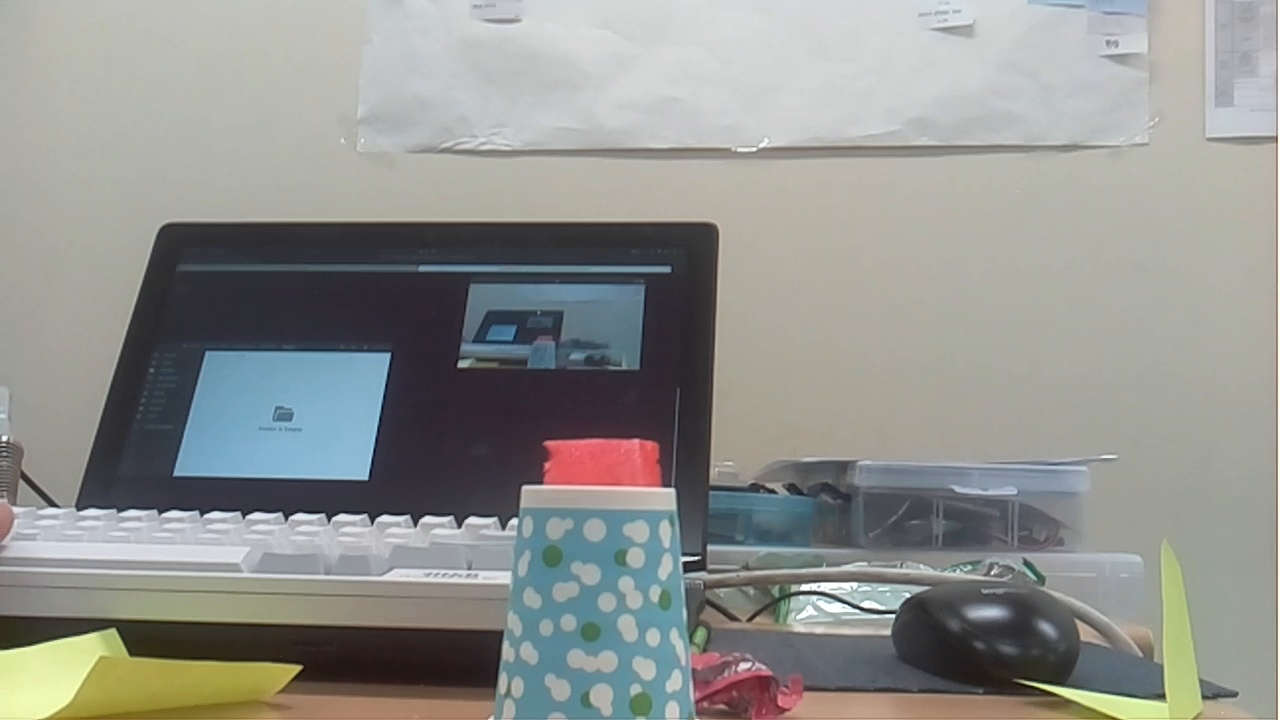
//> input picture opencv_proj/practice/images/219.jpg, 1280 x 720 px, given in place of the camera
$ ./18_tracking_backup   (built with g++ and OpenCV 4)
//> lines starting //> are read from the running program, lines starting //| are printed output that depends on the picture; after the words box and inside, x2 and y2 are one past the last pixel; in counts of white or black regions, pixels touching at a corner belong together
#include <opencv2/opencv.hpp>
#include <iostream>
#include <string>


using namespace cv;
using namespace std;

void setLabel(Mat& image, string str, vector<Point> contour)
{
	int fontface = FONT_HERSHEY_SIMPLEX;
	double scale = 0.5;
	int thickness = 1;
	int baseline = 0;

	Size text = getTextSize(str, fontface, scale, thickness, &baseline);
	Rect r = boundingRect(contour);

	Point pt(r.x + ((r.width - text.width) / 2), r.y + ((r.height + text.height) / 2));
	rectangle(image, pt + Point(0, baseline), pt + Point(text.width, -text.height), CV_RGB(200, 200, 200), CV_FILLED);
	putText(image, str, pt, fontface, scale, CV_RGB(0, 0, 0), thickness, 8);
}
int main(int argc , char** argv)
{
	int range_count = 0;
	// [5 lines of commented-out code are left out]

	cout << "argc : " << argc << endl;
	// cout << "numOfAngles : " << numOfAngles << endl;
	Scalar red(0, 0, 255);
	Scalar blue(255, 0, 0);
	Scalar yellow(0, 255, 255);

	Scalar testColor(0, 0, 255);

	// Scalar myColor(b,g,r);


	// Mat rgb_color = Mat(1, 1, CV_8UC3, red);
	Mat rgb_color = Mat(1, 1, CV_8UC3, testColor);
	Mat hsv_color;

	cvtColor(rgb_color, hsv_color, COLOR_BGR2HSV);


	int hue = (int)hsv_color.at<Vec3b>(0, 0)[0];
	int saturation = (int)hsv_color.at<Vec3b>(0, 0)[1];
	int value = (int)hsv_color.at<Vec3b>(0, 0)[2];


	cout << "hue = " << hue << endl;
	cout << "saturation = " << saturation << endl;
	cout << "value = " << value << endl;


	int low_hue = hue - 5;
	int high_hue = hue + 5;

	int low_hue1 = 0, low_hue2 = 0;
	int high_hue1 = 0, high_hue2 = 0;

	if (low_hue < 10 ) {
		range_count = 2;

		high_hue1 = 180;
		low_hue1 = low_hue + 180;
		high_hue2 = high_hue;
		low_hue2 = 0;
	}
	else if (high_hue > 170) {
		range_count = 2;

		high_hue1 = low_hue;
		low_hue1 = 180;
		high_hue2 = high_hue - 180;
		low_hue2 = 0;
	}
	else {
		range_count = 1;

		low_hue1 = low_hue;
		high_hue1 = high_hue;
	}


	cout << low_hue1 << "  " << high_hue1 << endl;
	cout << low_hue2 << "  " << high_hue2 << endl;

	// VideoCapture cap("rtspsrc location=rtsp://192.168.0.118:8554/test latency=0 ! rtph264depay ! decodebin ! videoconvert ! video/x-raw,width=400 , height=400 , format=(string)BGR ! appsink"
// );
	VideoCapture cap(0);

	Mat img_frame, img_hsv , img_result;


	if (!cap.isOpened()) {
		cerr << "ERROR! Unable to open camera\n";
		return -1;
	}


	for (;;)
	{
		// wait for a new frame from camera and store it into 'frame'
		cap.read(img_frame);
//> img_frame is the input picture: 720 rows x 1280 cols, CV_8UC3; mean B, G, R 141.9, 145.8, 144.4

		// check if we succeeded
		if (img_frame.empty()) {
			cerr << "ERROR! blank frame grabbed\n";
			break;
		}


		//HSV로 변환
		cvtColor(img_frame, img_hsv, COLOR_BGR2HSV);
//> img_hsv: 720 rows x 1280 cols, CV_8UC3; mean H, S, V 66, 31.8, 151.7


		//지정한 HSV 범위를 이용하여 영상을 이진화
		Mat img_mask1, img_mask2;
		inRange(img_hsv, Scalar(low_hue1, 50, 50), Scalar(high_hue1, 255, 255), img_mask1);
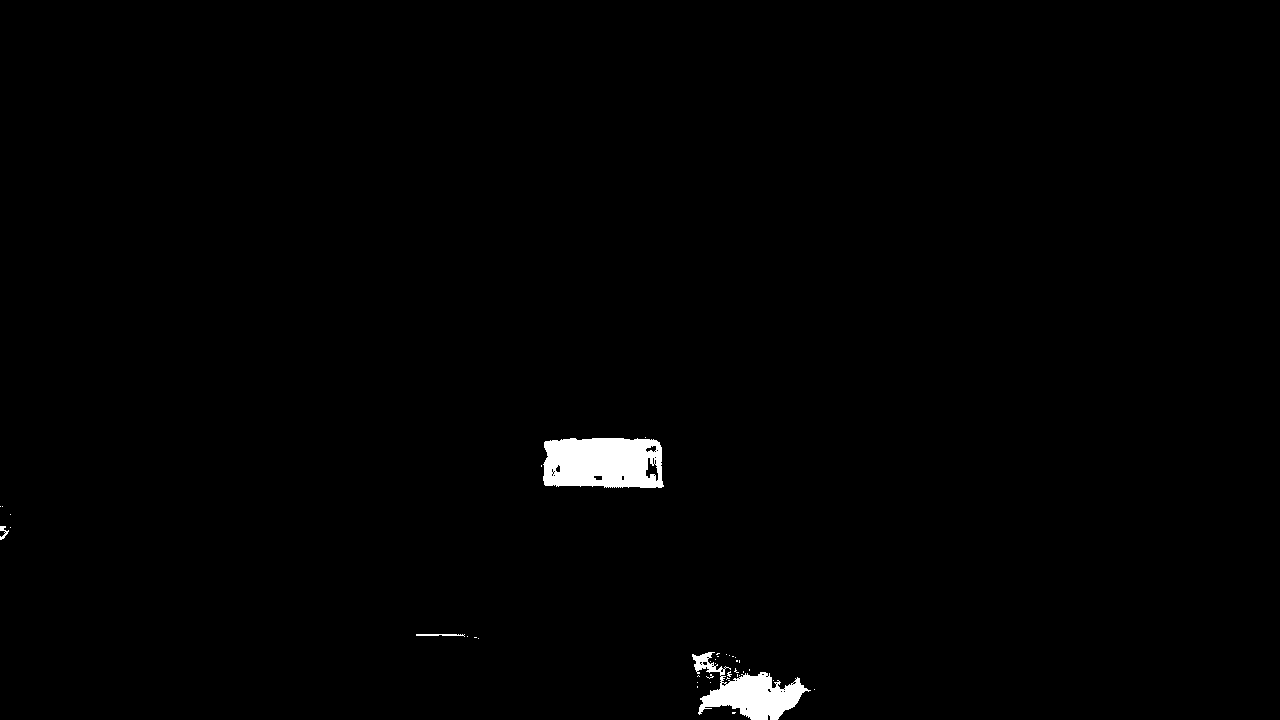
//> img_mask1: 720 rows x 1280 cols, CV_8UC1; 0.98% white; 39 white regions (35 under 20 px), largest, box (x1, y1, x2, y2) and area: (543, 438, 664, 488) 5346, (692, 652, 811, 720) 3395, (416, 634, 465, 637) 91, (0, 526, 9, 540) 58
		if (range_count == 2) {
			inRange(img_hsv, Scalar(low_hue2, 50, 50), Scalar(high_hue2, 255, 255), img_mask2);
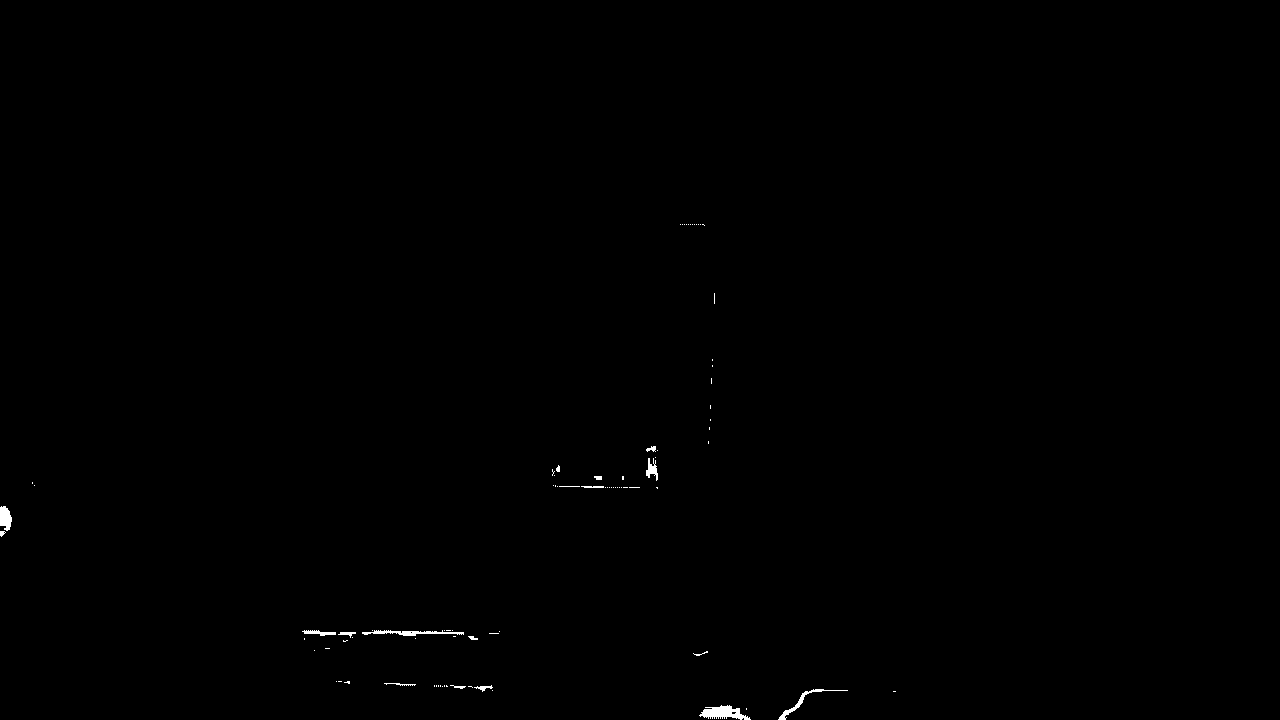
//> img_mask2: 720 rows x 1280 cols, CV_8UC1; 0.22% white; 87 white regions (69 under 20 px), largest, box (x1, y1, x2, y2) and area: (699, 705, 751, 720) 439, (362, 630, 464, 636) 294, (778, 689, 848, 720) 229
			img_mask1 |= img_mask2;
		}


		// morphological opening 작은 점들을 제거
		erode(img_mask1, img_mask1, getStructuringElement(MORPH_ELLIPSE, Size(5, 5)));
		dilate(img_mask1, img_mask1, getStructuringElement(MORPH_ELLIPSE, Size(5, 5)));


		// morphological closing 영역의 구멍 메우기
		dilate(img_mask1, img_mask1, getStructuringElement(MORPH_ELLIPSE, Size(5, 5)));
		erode(img_mask1, img_mask1, getStructuringElement(MORPH_ELLIPSE, Size(5, 5)));
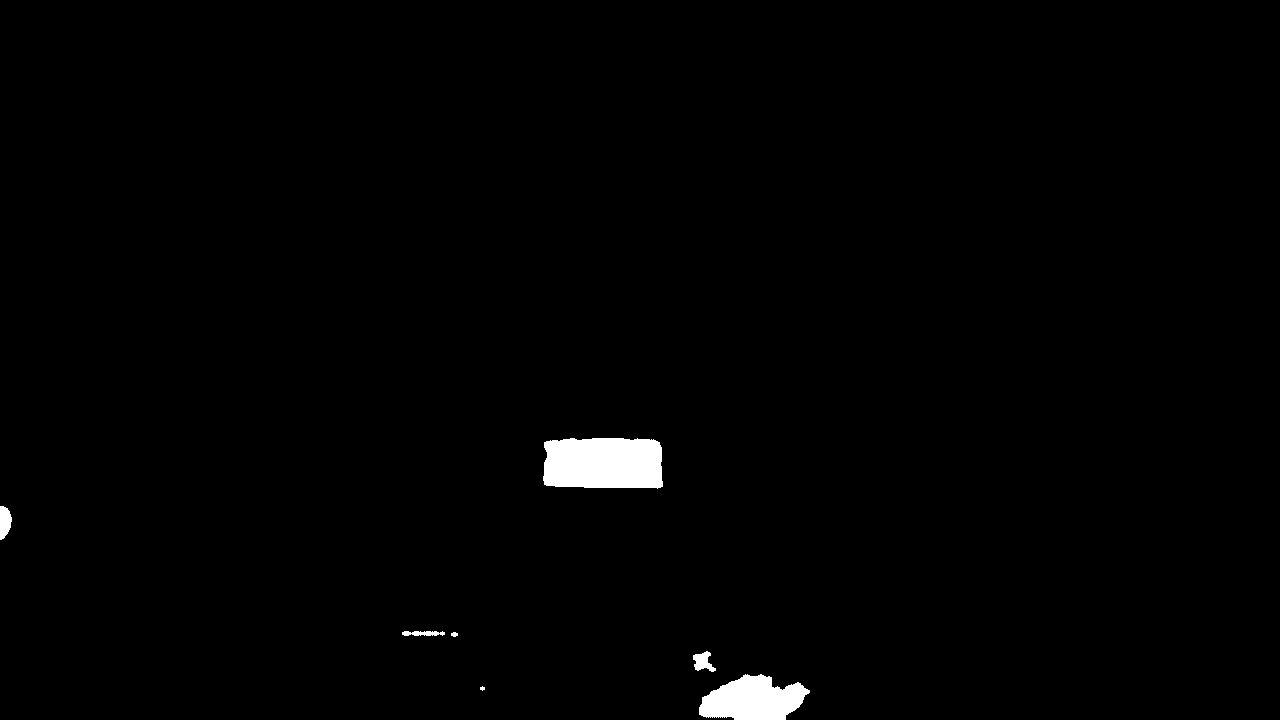
//> img_mask1: 720 rows x 1280 cols, CV_8UC1; 1.1% white; 7 white regions (1 under 20 px), largest, box (x1, y1, x2, y2) and area: (543, 438, 663, 489) 5677, (699, 674, 810, 720) 3547, (0, 506, 12, 540) 307, (693, 651, 716, 672) 279, (402, 631, 445, 636) 169, (451, 632, 458, 637) 27

		// 라벨링
		Mat img_labels, stats, centroids;
		int numOfLables = connectedComponentsWithStats(img_mask1, img_labels,
			stats, centroids, 8, CV_32S);
//> img_labels: 720 rows x 1280 cols, CV_32SC1; 8 distinct labels, from 0 to 7
//> stats = [[0, 0, 1280, 720, 911577], [543, 438, 120, 51, 5677], [0, 506, 12, 34, 307], [402, 631, 43, 5, 169], [451, 632, 7, 5, 27], [693, 651, 23, 21, 279], [699, 674, 111, 46, 3547], [480, 686, 5, 5, 17]]; centroids = [[639.5, 357.3], [603.2, 463], [4.41, 521.5], [422.6, 633], [454, 634], [702.7, 661.4], [752.6, 699.4], [482, 688]]; numOfLables = 8


		// 영역박스 그리기
		int max = -1, idx = 0;
		for (int j = 1; j < numOfLables; j++) {
			int area = stats.at<int>(j, CC_STAT_AREA);
			if (max < area )
			{
				max = area;
				idx = j;
			}
		}
//> this loop made 7 passes
//> (area, max) on pass 1: (5677, 5677)
//> area on passes 2 to 6: 307, 169, 27, 279, 3547
//> after the loop, max = 5677; idx = 1


		int left = stats.at<int>(idx, CC_STAT_LEFT);
//> left = 543
		int top = stats.at<int>(idx, CC_STAT_TOP);
//> top = 438
		int width = stats.at<int>(idx, CC_STAT_WIDTH);
//> width = 120
		int height = stats.at<int>(idx, CC_STAT_HEIGHT);
//> height = 51

		cout <<"width : " <<  width << endl;
//| width : 120
		cout <<"height : " <<  height << endl;
//| height : 51

		int x = centroids.at<double>(idx,0);
//> x = 603
		int y = centroids.at<double>(idx,1);
//> y = 462

		Rect r(left,top,width,height);
//> r = Rect(543, 438, 120, 51)


		rectangle(img_frame, Point(left, top), Point(left + width, top + height),
			Scalar(0, 0, 255), 1);
//> img_frame: 720 rows x 1280 cols, CV_8UC3; 342 pixels changed, all inside (x1, y1, x2, y2) = (543, 438, 664, 490)

		cout << "x :" << x << endl;
//| x :603
		cout << "y :" << y << endl;
//| y :462

		imshow("rect", img_frame(r));
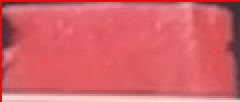
//> window 'rect': 51 rows x 120 cols, CV_8UC3 (shown 2 times larger); mean B, G, R 103.9, 97.8, 215.1
		Mat roi = img_mask1(r).clone();
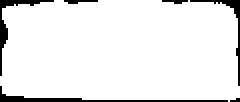
//> roi: 51 rows x 120 cols, CV_8UC1 (shown 2 times larger); 92.8% white; 6 black regions (2 under 20 px)
		// cvtColor(roi,roi,CV_RGB2GRAY);
		/////////////////////도형 찾기 ///////////////

		//contour를 찾는다.
		vector<vector<Point> > contours;
		findContours(roi, contours, RETR_LIST, CHAIN_APPROX_SIMPLE);
//> contours = 1 contour; box (x1, y1, x2, y2) and area: (0, 0, 120, 51) 5516

		//contour를 근사화한다.
		vector<Point2f> approx;
		img_result = roi.clone();

		for (size_t i = 0; i < contours.size(); i++)
		{
			approxPolyDP(Mat(contours[i]), approx, arcLength(Mat(contours[i]), true)*0.12, true);

			if (fabs(contourArea(Mat(approx))) > 100)  //면적이 일정크기 이상이어야 한다.
			{

				int size = approx.size();

				//Contour를 근사화한 직선을 그린다.
				if (size % 2 == 0) {
					line(img_result, approx[0], approx[approx.size() - 1], Scalar(0, 255, 0), 3);

					for (int k = 0; k < size - 1; k++)
						line(img_result, approx[k], approx[k + 1], Scalar(0, 255, 0), 3);

					for (int k = 0; k < size; k++)
						circle(img_result, approx[k], 3, Scalar(0, 0, 255));
				}
				else {
					line(img_result, approx[0], approx[approx.size() - 1], Scalar(0, 255, 0), 3);

					for (int k = 0; k < size - 1; k++)
						line(img_result, approx[k], approx[k + 1], Scalar(0, 255, 0), 3);

					for (int k = 0; k < size; k++)
						circle(img_result, approx[k], 3, Scalar(0, 0, 255));
				}


				//도형을 판정한다.
				if (size == 3)
					setLabel(img_result, "triangle", contours[i]); //삼각형

				//이하는 해당 꼭지점을 가진 convex라면 찾는 도형
				else if (size == 4 && isContourConvex(Mat(approx)))
					setLabel(img_result, "rectangle", contours[i]); //사각형

				else if (size == 5 && isContourConvex(Mat(approx)))
					setLabel(img_result, "pentagon", contours[i]); //오각형

				else if (size == 6 && isContourConvex(Mat(approx)))
					setLabel(img_result, "hexagon", contours[i]);  //육각형

				else if (size == 10 && isContourConvex(Mat(approx)))
					setLabel(img_result, "decagon", contours[i]);    //십각형

				//위 조건에 해당 안되는 경우는 찾아낸 꼭지점 갯수를 표시
				else setLabel(img_result, to_string(approx.size()), contours[i]);
			}

		}
//> this loop made 1 pass
//> (approx, size, baseline in setLabel, text in setLabel, r in setLabel, pt in setLabel) on pass 1: (3 Points (x, y): [1, 4], [119, 48], [110, 1], 3, 5, Size(59, 12), Rect(0, 0, 120, 51), Point(30, 31))
//> pass 1, in setLabel, `putText(image, str, pt, fontface, scale, CV_RGB(0, 0, 0), thickness, 8);`:
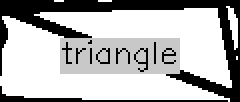
//> image: 51 rows x 120 cols, CV_8UC1 (shown 2 times larger); min 0, max 255, mean 179.4


		///////////////////////////////////////////////

		namedWindow("binary video" , 0);
		namedWindow("origianl video" , 0);
		namedWindow("angle video" , 0);

		imshow("binary video", img_mask1);
		imshow("origianl video", img_frame);
		imshow("angle video", img_result);


		if (waitKey(5) >= 0)
//> the Esc key is pressed
			break;
	}


	return 0;
}
